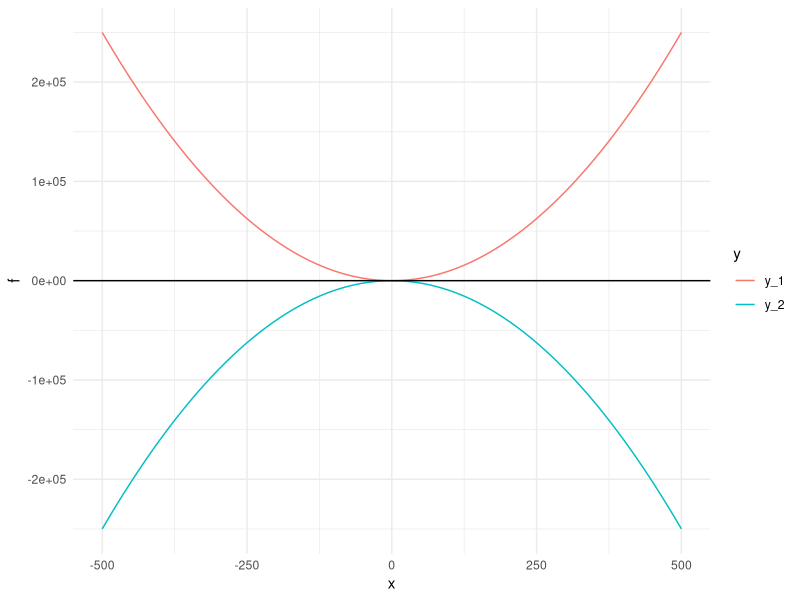
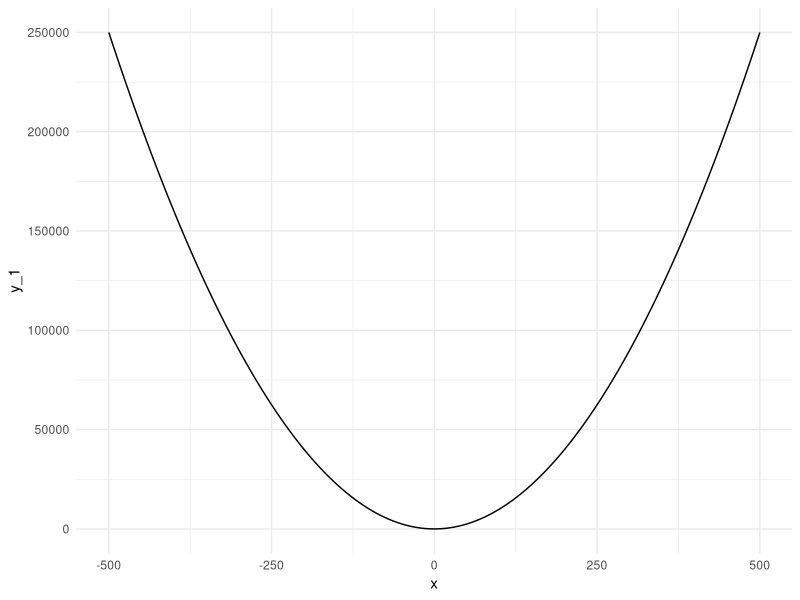
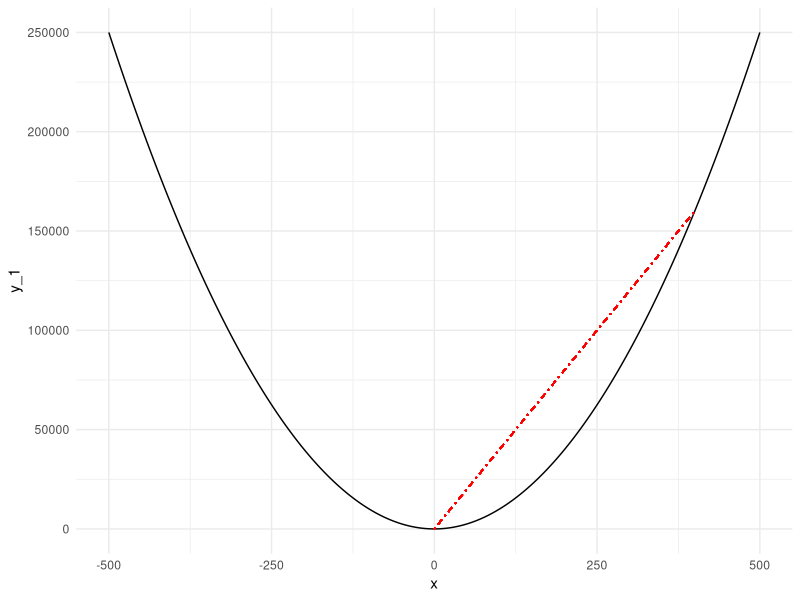

Recreate these plots in R, in order.
## ---- chunk 1

library(tidyverse)
library(rmarkdown)
library(knitr)
library(xml2)

knitr::opts_chunk$set(echo = T, 
                      warning = T, 
                      message = F, 
                      eval = T, 
                      include = T,
                      fig.height=4, 
                      fig.width=4
                      )
## ---- chunk 2
x <- -500:500
y_1 <- x^2
y_2 <- -x^2
data_l <- cbind(x, y_1, y_2) %>% 
  dplyr::as_tibble() %>% #wide format
  tidyr::gather(., 
                y_1:y_2, 
                key = 'y', 
                value = 'f') #long format

ggplot(data_l, aes(x, f, color = y)) +
  geom_line() +
  geom_hline(yintercept = 0) +
  theme_minimal()

## ---- chunk 3

(plot_x_square <- ggplot(data = dplyr::as_tibble(cbind(x, y_1)),
       mapping = aes(x, y_1)) +
  geom_line() +
  theme_minimal())

## ---- chunk 4

plot_x_square + 
  geom_segment(aes(x = 0, 
                   y = 0, 
                   xend = 400, 
                   yend = 400^2
                   ), 
               linetype = "dotdash", 
               color = "red"
               )
